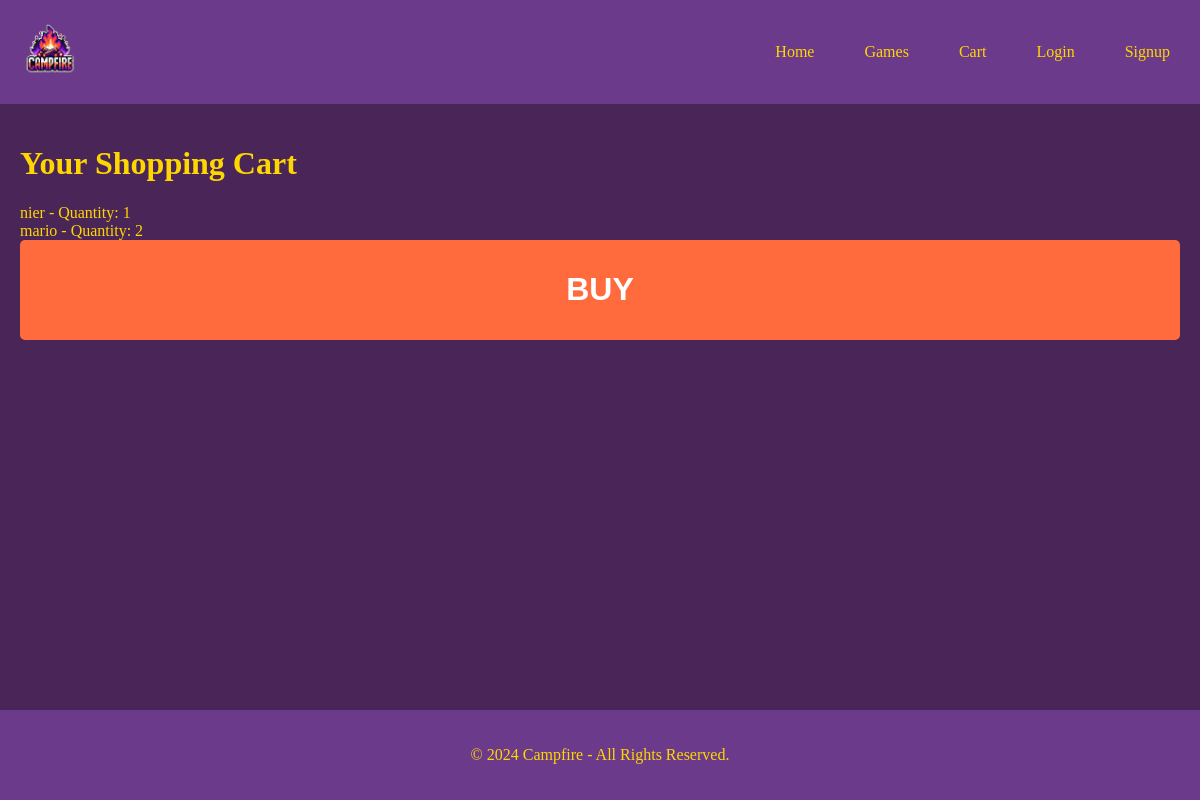
The app's page /cart/ (signed in), older data.
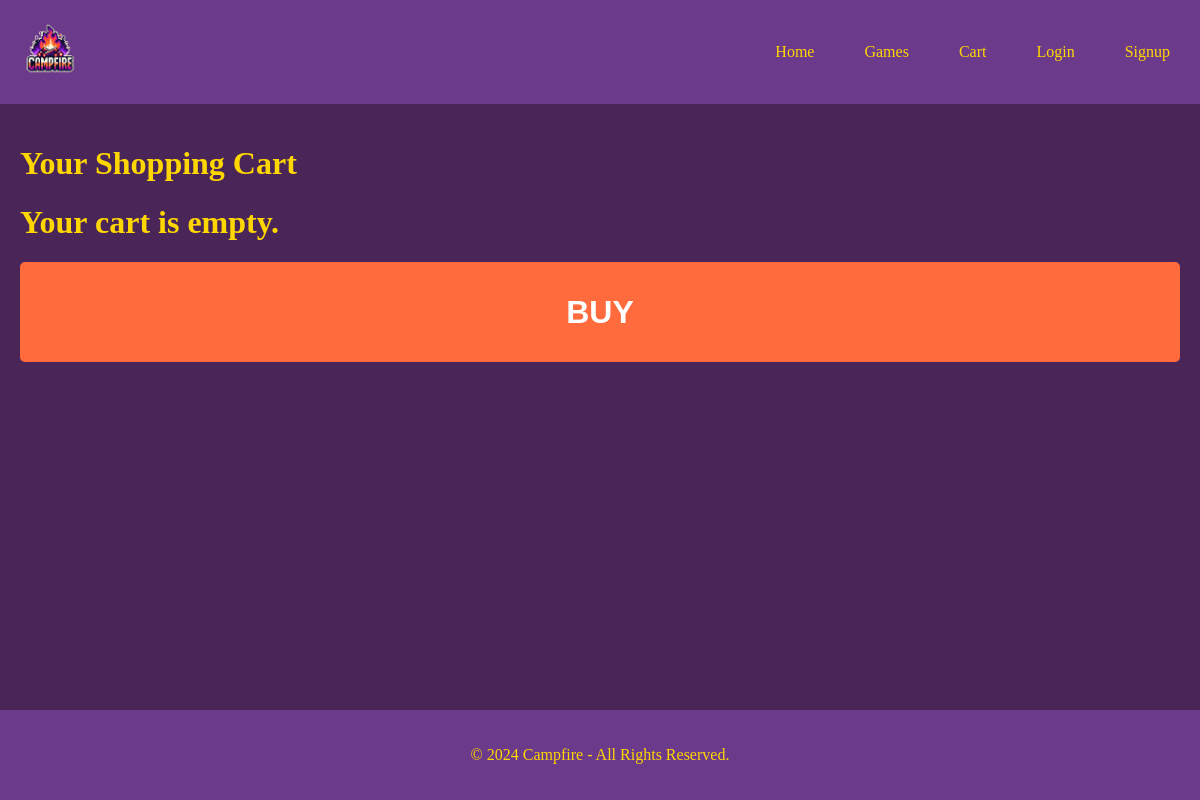
The same page, newer data.
### shop/models.py (models this page shows)
class CartItem(models.Model):
    shopping_cart = models.ForeignKey(ShoppingCart, on_delete=models.CASCADE, related_name='cart_items')
    game = models.ForeignKey(Game, on_delete=models.CASCADE, related_name='cart_items')
    quantity = models.PositiveIntegerField(default=1)

class Game(models.Model):
    title = models.CharField(max_length=255)
    author = models.CharField(max_length=255)
    price = models.IntegerField()
    description = models.TextField()

### shop/views.py (the view, shortened to what this page needs)
# urls.py: path('cart/', Cart.as_view(), name='cart'),
class Cart(LoginRequiredMixin, View):
    template_name = "cart.html"
    def get(self, request):
        shopping_cart, created = ShoppingCart.objects.get_or_create(user=request.user)
        cart_items = shopping_cart.cart_items.all()
        return render(request, self.template_name, {'cart_items': cart_items})

### shop/templates/cart.html (shortened to what this page needs)
{% extends 'base.html' %}
{% block content %}
<h1>Your Shopping Cart</h1>
<form action="{% url 'cart' %}" method="post">
  {% for item in cart_items %}
  {{ item.game.title }} - Quantity: {{ item.quantity }}
  <br>
  {% empty %}
  <h1>Your cart is empty.</h1>
  {% endfor %}
  <button type="submit">
    <h1>BUY</h1>
  </button>
</form>
{% endblock %}

Row changes from the older to the newer data that the page shows:
removed CartItem: game "nier", quantity "1"
removed CartItem: game "mario", quantity "2"
Text that changed along with them:
text now shown: "Your cart is empty."
